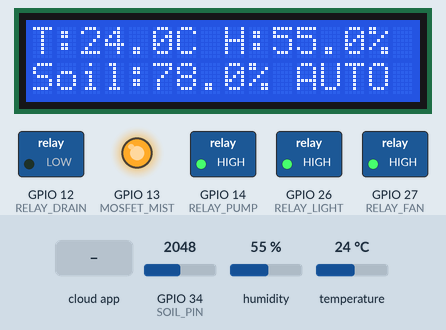
Bench run of a sketch on a simulated ESP32. Shown: 16×2 character LCD, switched loads named in the sketch (green lamp = pin HIGH), output pins drawn as LEDs (lit = HIGH). The test bench sets the inputs (shaded band); at power-on: GPIO 34 (SOIL_PIN) = 2048, humidity 55 %, temperature 24 °C. WiFi joins after 1.5 s; servers stay silent unless stated; the Firebase database answers and starts empty; what the sketch prints to the serial monitor is not drawn.

Above: at 3.8 s.
3.9 s: the phone or cloud app sets manualOverride to 1
At 8.8 s:
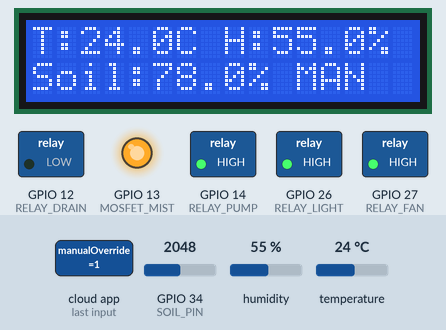
9.2 s: the phone or cloud app sets light to 1
At 12.5 s:
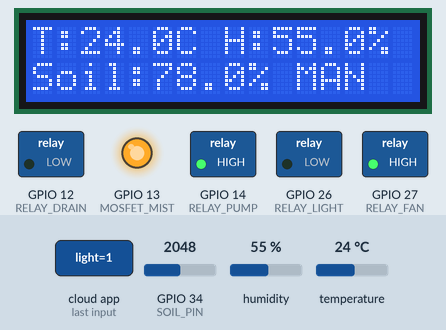
13.6 s: the phone or cloud app sets fan to 1
At 18.2 s:
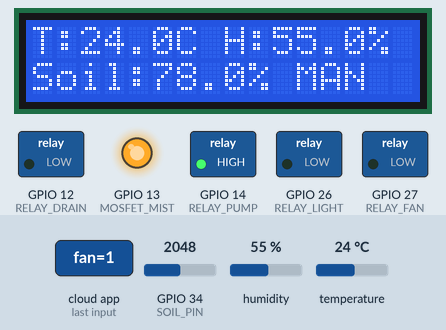
18.7 s: the phone or cloud app sets pump to 1
At 22.8 s:
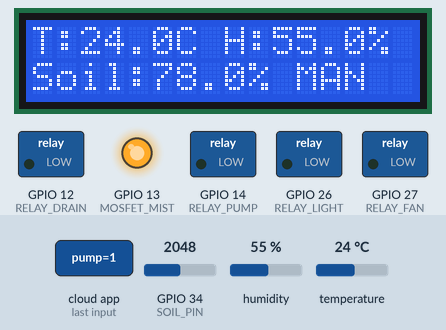
23.9 s: the phone or cloud app sets drain to 0
At 28.5 s:
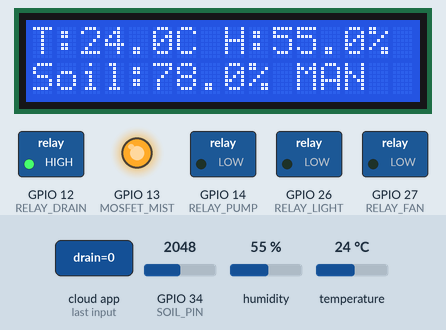
29.0 s: the phone or cloud app sets mister to 0
At 33.0 s:
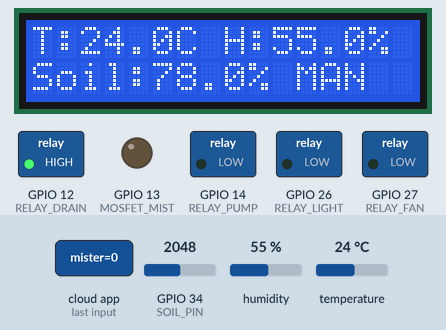
Timing chart, 0 to 34.5 s (numbered marks = the images above; inputs shaded):
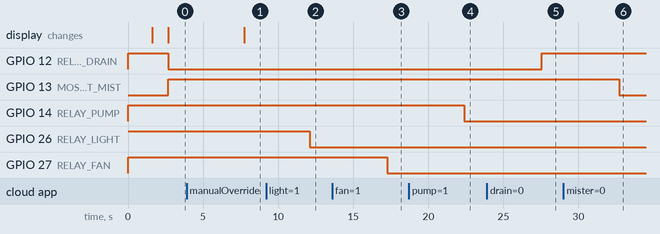

Measured:
- after the input at 3.9 s, the display: changes after 3.9 s (image 1)
- after the input at 9.2 s, GPIO 26 (RELAY_LIGHT): HIGH → LOW after 2.9 s
- after the input at 13.6 s, GPIO 27 (RELAY_FAN): HIGH → LOW after 3.7 s
- after the input at 18.7 s, GPIO 14 (RELAY_PUMP): HIGH → LOW after 3.7 s
- after the input at 23.9 s, GPIO 12 (RELAY_DRAIN): LOW → HIGH after 3.7 s
- after the input at 29.0 s, GPIO 13 (MOSFET_MIST): HIGH → LOW after 3.7 s

The sketch:

ESP-code.ino
```cpp
#include <WiFi.h>
#include <Firebase_ESP_Client.h>
#include <addons/TokenHelper.h>
#include <DHT.h>
#include <LiquidCrystal_I2C.h>

// ── WiFi ──
#define WIFI_SSID     "Maryam"
#define WIFI_PASSWORD "Maryam2008"

// ── Firebase ──
#define DATABASE_URL    "https://florigen-control-default-rtdb.firebaseio.com/"
#define DATABASE_SECRET "32TyVFBwAM9DEqQACaWYYf1xl8IUV3AB2NmOmjha"

// ── Pins ──
#define DHT_PIN     4
#define DHT_TYPE    DHT11
#define SOIL_PIN    34
#define RELAY_LIGHT 26
#define RELAY_FAN   27
#define RELAY_PUMP  14
#define RELAY_DRAIN 12
#define MOSFET_MIST 13

// ── Objects ──
DHT dht(DHT_PIN, DHT_TYPE);
LiquidCrystal_I2C lcd(0x3F, 16, 2);
FirebaseData fbdo;
FirebaseAuth auth;
FirebaseConfig config;

// ── Timing ──
unsigned long lastSensorRead  = 0;
unsigned long lastFirebaseSend = 0;
unsigned long lastHistorySave  = 0;
const long SENSOR_INTERVAL   = 2000;
const long FIREBASE_INTERVAL  = 5000;
const long HISTORY_INTERVAL   = 60000;

// ── Thresholds ──
float tempMin = 25, tempMax = 35;
float humMin  = 60, humMax  = 65;
float soilMin = 28, soilMax = 40;

// ── Sensor values ──
float temperature  = 0;
float humidity     = 0;
float soilMoisture = 0;

// ── System state ──
bool systemOn       = true;
bool manualOverride = false;
String activePlant  = "hibiscus";

void setup() {
  Serial.begin(115200);

  pinMode(RELAY_LIGHT, OUTPUT); digitalWrite(RELAY_LIGHT, HIGH);
  pinMode(RELAY_FAN,   OUTPUT); digitalWrite(RELAY_FAN,   HIGH);
  pinMode(RELAY_PUMP,  OUTPUT); digitalWrite(RELAY_PUMP,  HIGH);
  pinMode(RELAY_DRAIN, OUTPUT); digitalWrite(RELAY_DRAIN, HIGH);
  pinMode(MOSFET_MIST, OUTPUT); digitalWrite(MOSFET_MIST, LOW);

  dht.begin();

  lcd.init();
  lcd.backlight();
  lcd.setCursor(0, 0);
  lcd.print("Florigen Control");
  lcd.setCursor(0, 1);
  lcd.print("Starting...");

  WiFi.begin(WIFI_SSID, WIFI_PASSWORD);
  Serial.print("Connecting to WiFi");
  while (WiFi.status() != WL_CONNECTED) {
    delay(500);
    Serial.print(".");
  }
  Serial.println("\nWiFi Connected!");

  config.database_url = DATABASE_URL;
  config.signer.tokens.legacy_token = DATABASE_SECRET;
  Firebase.begin(&config, &auth);
  Firebase.reconnectWiFi(true);

  lcd.clear();
  lcd.setCursor(0, 0);
  lcd.print("WiFi Connected!");
  delay(1000);
}

void loop() {
  unsigned long now = millis();

  if (now - lastSensorRead >= SENSOR_INTERVAL) {
    lastSensorRead = now;
    readSensors();
    updateLCD();
  }

  if (Firebase.ready() && now - lastFirebaseSend >= FIREBASE_INTERVAL) {
    lastFirebaseSend = now;
    sendToFirebase();
    readFromFirebase();
  }

  if (Firebase.ready() && now - lastHistorySave >= HISTORY_INTERVAL) {
    lastHistorySave = now;
    saveHistory();
  }

  if (systemOn && !manualOverride) {
    autoControl();
  }
}

void readSensors() {
  float h = dht.readHumidity();
  float t = dht.readTemperature();
  int soilRaw = analogRead(SOIL_PIN);

  if (!isnan(h) && !isnan(t)) {
    humidity    = h;
    temperature = t;
  }

  soilMoisture = map(soilRaw, 4095, 1500, 0, 100);
  soilMoisture = constrain(soilMoisture, 0, 100);

  Serial.printf("Temp: %.1f°C | Hum: %.1f%% | Soil: %.1f%%\n",
                temperature, humidity, soilMoisture);
}

void updateLCD() {
  lcd.setCursor(0, 0);
  lcd.printf("T:%.1fC H:%.1f%%  ", temperature, humidity);
  lcd.setCursor(0, 1);
  lcd.printf("Soil:%.1f%% %s  ", soilMoisture,
             manualOverride ? "MAN" : "AUTO");
}

void sendToFirebase() {
  Firebase.RTDB.setFloat(&fbdo,  "florigen/live/temperature", temperature);
  Firebase.RTDB.setFloat(&fbdo,  "florigen/live/humidity",    humidity);
  Firebase.RTDB.setFloat(&fbdo,  "florigen/live/soilMoisture", soilMoisture);
  Firebase.RTDB.setString(&fbdo, "florigen/live/timestamp",   String(millis()));

  String alert = "OK";
  if (temperature > tempMax)    alert = "HIGH_TEMP";
  else if (temperature < tempMin) alert = "LOW_TEMP";
  else if (humidity < humMin)     alert = "LOW_HUM";
  else if (soilMoisture < soilMin) alert = "DRY_SOIL";

  Firebase.RTDB.setString(&fbdo, "florigen/alerts/current", alert);

  // Actuator states to Firebase
  Firebase.RTDB.setBool(&fbdo, "florigen/actuators/fan",    digitalRead(RELAY_FAN)   == LOW);
  Firebase.RTDB.setBool(&fbdo, "florigen/actuators/pump",   digitalRead(RELAY_PUMP)  == LOW);
  Firebase.RTDB.setBool(&fbdo, "florigen/actuators/drain",  digitalRead(RELAY_DRAIN) == LOW);
  Firebase.RTDB.setBool(&fbdo, "florigen/actuators/light",  digitalRead(RELAY_LIGHT) == LOW);
  Firebase.RTDB.setBool(&fbdo, "florigen/actuators/mister", digitalRead(MOSFET_MIST) == HIGH);
}

void readFromFirebase() {
  if (Firebase.RTDB.getBool(&fbdo, "florigen/actuators/systemOn"))
    systemOn = fbdo.boolData();

  if (Firebase.RTDB.getBool(&fbdo, "florigen/control/manualOverride"))
    manualOverride = fbdo.boolData();

  if (Firebase.RTDB.getString(&fbdo, "florigen/control/activePlant")) {
    activePlant = fbdo.stringData();
    updateThresholds();
  }

  if (manualOverride) {
    if (Firebase.RTDB.getBool(&fbdo, "florigen/actuators/light"))
      setRelay(RELAY_LIGHT, fbdo.boolData());
    if (Firebase.RTDB.getBool(&fbdo, "florigen/actuators/fan"))
      setRelay(RELAY_FAN, fbdo.boolData());
    if (Firebase.RTDB.getBool(&fbdo, "florigen/actuators/pump"))
      setRelay(RELAY_PUMP, fbdo.boolData());
    if (Firebase.RTDB.getBool(&fbdo, "florigen/actuators/drain"))
      setRelay(RELAY_DRAIN, fbdo.boolData());
    if (Firebase.RTDB.getBool(&fbdo, "florigen/actuators/mister"))
      digitalWrite(MOSFET_MIST, fbdo.boolData() ? HIGH : LOW);
  }
}

void saveHistory() {
  String path = "florigen/history/" + String(millis());
  Firebase.RTDB.setFloat(&fbdo, path + "/temp", temperature);
  Firebase.RTDB.setFloat(&fbdo, path + "/hum",  humidity);
  Firebase.RTDB.setFloat(&fbdo, path + "/soil", soilMoisture);
}

void autoControl() {
  setRelay(RELAY_FAN,   temperature > tempMax);
  setRelay(RELAY_PUMP,  soilMoisture < soilMin);
  setRelay(RELAY_DRAIN, soilMoisture > soilMax + 10);
  digitalWrite(MOSFET_MIST, humidity < humMin ? HIGH : LOW);
}

void updateThresholds() {
  if (activePlant == "hibiscus") {
    tempMin = 25; tempMax = 35;
    humMin  = 60; humMax  = 65;
    soilMin = 28; soilMax = 40;
  } else if (activePlant == "sunflower") {
    tempMin = 22; tempMax = 30;
    humMin  = 50; humMax  = 60;
    soilMin = 28; soilMax = 40;
  } else if (activePlant == "taro") {
    tempMin = 24; tempMax = 30;
    humMin  = 60; humMax  = 65;
    soilMin = 80; soilMax = 90;
  }
}

void setRelay(int pin, bool state) {
  digitalWrite(pin, state ? LOW : HIGH);
}
```
